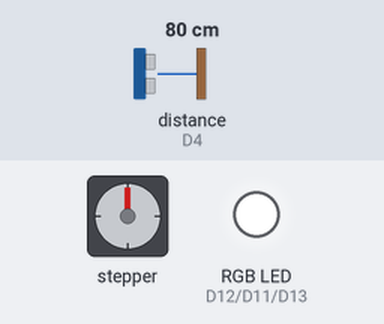
Simulated run of this sketch. Board: Arduino Zero (SAMD21). On the bench: stepper motor, an RGB LED mixed from three pins (HIGH = lit). Wiring (inferred from the names in the program): ultrasonic range finder: trigger D2; echo D4. The inputs (shaded band) are chosen by the test bench; at power-on: distance to the obstacle (sensor on D4) 80 cm. The echo pulse lasts 58.3 µs per cm; stepper angles assume 2048 steps per turn; pins used as bus, display or sensor lines are not drawn.

Above: at 4.2 s.
4.3 s: distance to the obstacle (sensor on D4) set to 17 cm
5.8 s: distance to the obstacle (sensor on D4) set to 14 cm
At 6.28 s:
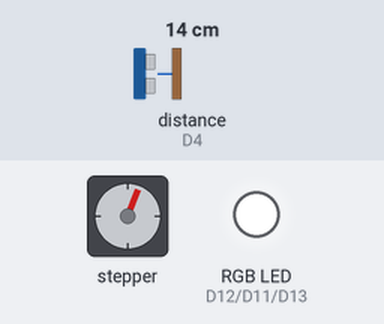
At 7.9 s:
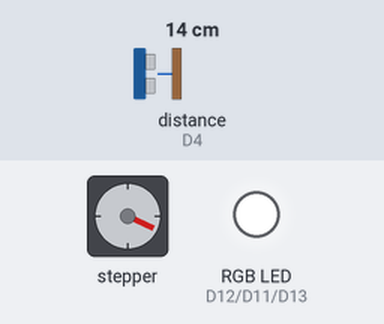
8.8 s: distance to the obstacle (sensor on D4) set to 18 cm
At 10.2 s:
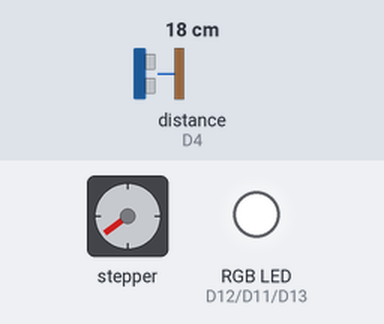
11.8 s: distance to the obstacle (sensor on D4) set to 2 cm
Timing chart, 0 to 18.8 s (numbered marks = the images above; inputs shaded):
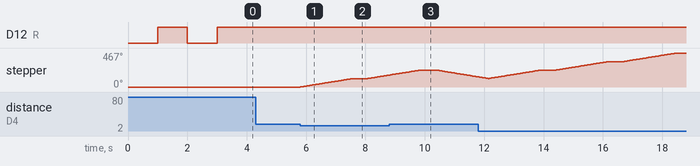

Measured:
- the behaviour switches between 16 and 15 cm on distance to the obstacle (sensor on D4) (found by bisection; images 0 and 1)
- after the input at 4.3 s, every drawn part: stays the same
- after the input at 5.8 s, stepper: turns 116° clockwise in 1.8 s, then 48° clockwise in 0.71 s

The sketch:

stepper-iris.ino
```cpp
/*
 * Stepper-Iris - This example demonstrates the movement of a mechanical iris using a Stepper motor
   and an Ultrasonic sensor. On detecting an object in front of the sensor, the gear mounted stepper
   motor rotates, causing the iris to open. On removing the object, the iris is closed.

 * Author : Electronut Labs
 * Website  : electronut.in
*/

#include <Stepper.h>

// number of steps required for the internal gear to complete one rotation
#define stepsPerRevolution 32
// number of steps required for external shaft to complete one rotation.
#define stepsPerOutputRevolution 32*64

// HCSR-04 initialization.
int trigger = 2;
int echo = 4;

// gear ratio = T2/T1; where T1 is the number of teeth on drive gear (gear connected to motor) and T2 is the number of teeth on driven gear (gear connected to load).
// gear ratio determines the number of turns drive gear needs to make for the driven gear to achieve one complete rotation.
// T2 = 13 (to open or close the iris), T1 = 40.
// gear ratio = 13/40
// gear ratio = 0.325
// steps = 0.325 * stepsPerOutputRevolution
// steps = 665.6

int steps =  0.325 * stepsPerOutputRevolution;

// initialize the stepper library.
Stepper myStepper(stepsPerRevolution, A5, 9, A4, 8);

float getDistance()
{
  // send a 10uS pulse
  digitalWrite(trigger, LOW);
  delayMicroseconds(20);
  digitalWrite(trigger, HIGH);
  delayMicroseconds(10);
  digitalWrite(trigger, LOW);
  delayMicroseconds(20);

  //echo duration
  int duration = pulseIn(echo, HIGH);

  if(duration > 0) {
    // dist = duration * speed of sound * 0.5
    // dist in cm = duration in uS * 10^(-6) * 340.26 * 100 * 0.5
    // = duration * 0.017
    float dist = duration * 0.017;
    //SerialUSB.println(dist);
    return dist;
  }
}

void stopStepper()
{
  digitalWrite(9, LOW);
  digitalWrite(8, LOW);
}

int R = 12;
int G = 11;
int B = 13;

void flashRed()
{
  // red ON
  digitalWrite(R, LOW);
  digitalWrite(G, HIGH);
  digitalWrite(B, HIGH);

  delay(1000);

  // LED OFF
  digitalWrite(R, HIGH);
  digitalWrite(G, HIGH);
  digitalWrite(B, HIGH);

  delay(1000);

  // red ON
  digitalWrite(R, LOW);
  digitalWrite(G, HIGH);
  digitalWrite(B, HIGH);

  delay(1000);

  // LED OFF
  digitalWrite(R, HIGH);
  digitalWrite(G, HIGH);
  digitalWrite(B, HIGH);
}

void setup() {
  // set the speed at 700 rpm:
  myStepper.setSpeed(700);
  // initialize the serial port:
  SerialUSB.begin(9600);

  // set HCSR-04 pins
  pinMode(trigger, OUTPUT);
  pinMode(echo, INPUT);

  stopStepper();

  // set RGB LED pins
  pinMode(R, OUTPUT);
  pinMode(G, OUTPUT);
  pinMode(B, OUTPUT);

  // blink Red twice.
  flashRed();
}

float currentDistance;
float previousDistance = 0.0;

bool flag = false;

void loop() {
  currentDistance = getDistance();

  // object detected
  if(currentDistance <= 15) {
    myStepper.step(steps);
    delay(500);
    flag = true;
  }
  // object removed
  if((currentDistance > 15) && (flag == true)) {
    myStepper.step(-steps);
    flag = false;
  }
  stopStepper();
}
```
